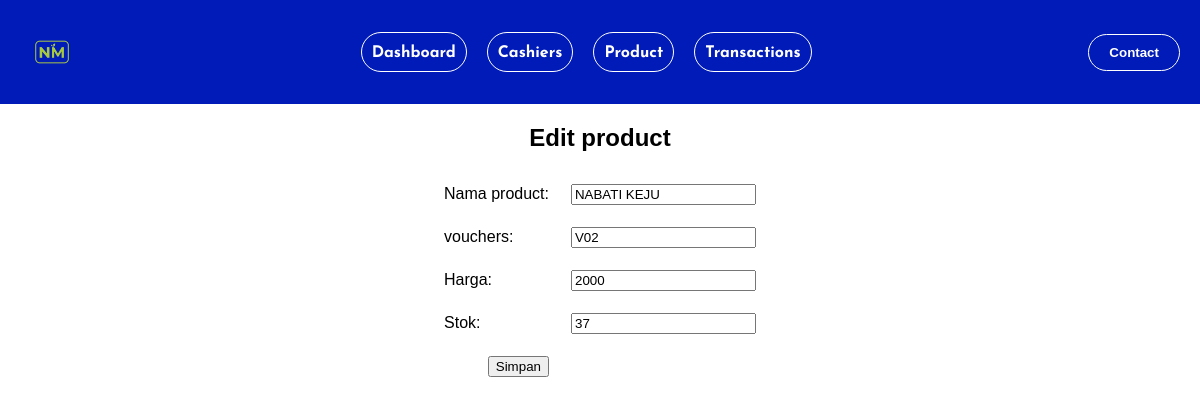
Page /page/products/edit.php on the committed database.
### tables this page shows
CREATE TABLE `product` (
  `id` int(3) NOT NULL,
  `id_voucher` char(6) DEFAULT NULL,
  `name` varchar(25) DEFAULT NULL,
  `unit_price` int(6) DEFAULT NULL,
  `stock` smallint(4) NOT NULL
);

### page/products/edit.php (the view, shortened to what this page needs)
<?php
include ROOTPATH . "/config/config.php";
include ROOTPATH . "/includes/header.php";
$product = mysqli_fetch_assoc(mysqli_query($conn, "SELECT * FROM product WHERE id = '$_GET[id]'"));
?>
<center>
    <h2>Edit product</h2>
    <form action="/niki mart/process/products_process.php" method="POST">
        <table cellpadding="10">
            <tr>
                <td><label>Nama product:</label></td>
                <td><input type="text" name="name" value="<?= $product['name'] ?>" required /></td>
            </tr>
            <tr>
                <td><label>vouchers:</label></td>
                <td>
                    <input type="text" list="voucher_list" name="id_voucher" value="<?= $product['id_voucher'] ?>" />
                </td>
            </tr>
            <tr>
                <td><label>Harga:</label></td>
                <td><input type="number" name="unit_price" value="<?= $product['unit_price'] ?>" required /></td>
            </tr>
            <tr>
                <td><label>Stok:</label></td>
                <td><input type="number" name="stock" value="<?= $product['stock'] ?>" required /></td>
            </tr>
            <tr>
                <td>
                    <button type="submit" style="float:right">Simpan</button>
                </td>
            </tr>
        </table>
    </form>
</center>

### asset/css/header.css (style rules this page uses)
body { font-family: Arial, sans-serif; margin: 0; padding: 0; background-color: #ffff; }

### rows in the picture
product: name "NABATI KEJU", id_voucher "V02", unit_price "2000", stock "37"
